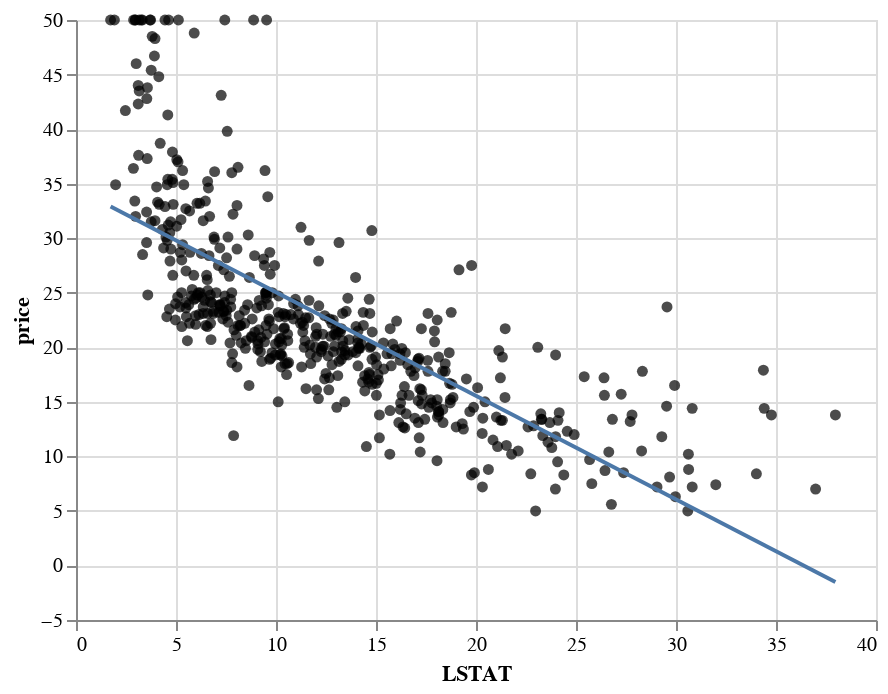

Here is the notebook cell this chart was saved with:
### Markdown cell above
![Screen%20Shot%202022-09-27%20at%203.50.13%20PM.png](attachment:Screen%20Shot%202022-09-27%20at%203.50.13%20PM.png)

### Code cell
base = alt.Chart(housing).mark_circle(color="black").encode(
        alt.X("LSTAT"), alt.Y("price")
)

# Create regression line
linear_fit = base.transform_regression(
    "LSTAT", "price", method="linear"
).mark_line()

base + linear_fit

### Figure 1 — Vega-Lite specification as saved in the notebook (floating-point values rounded to 4 significant figures; data arrays with more than 128 entries replaced by an {"elided": "..."} marker saying what was removed)
{"config": {"view": {"continuousWidth": 400, "continuousHeight": 300}}, "layer": [{"mark": {"type": "circle", "color": "black"}, "encoding": {"x": {"field": "LSTAT", "type": "quantitative"}, "y": {"field": "price", "type": "quantitative"}}}, {"mark": "line", "encoding": {"x": {"field": "LSTAT", "type": "quantitative"}, "y": {"field": "price", "type": "quantitative"}}, "transform": [{"on": "LSTAT", "regression": "price", "method": "linear"}]}], "data": {"name": "data-2b59aa439f74069ecfc7c39b79806d23"}, "$schema": "https://vega.github.io/schema/vega-lite/v4.17.0.json", "datasets": {"data-2b59aa439f74069ecfc7c39b79806d23": {"elided": "506 records"}}}
